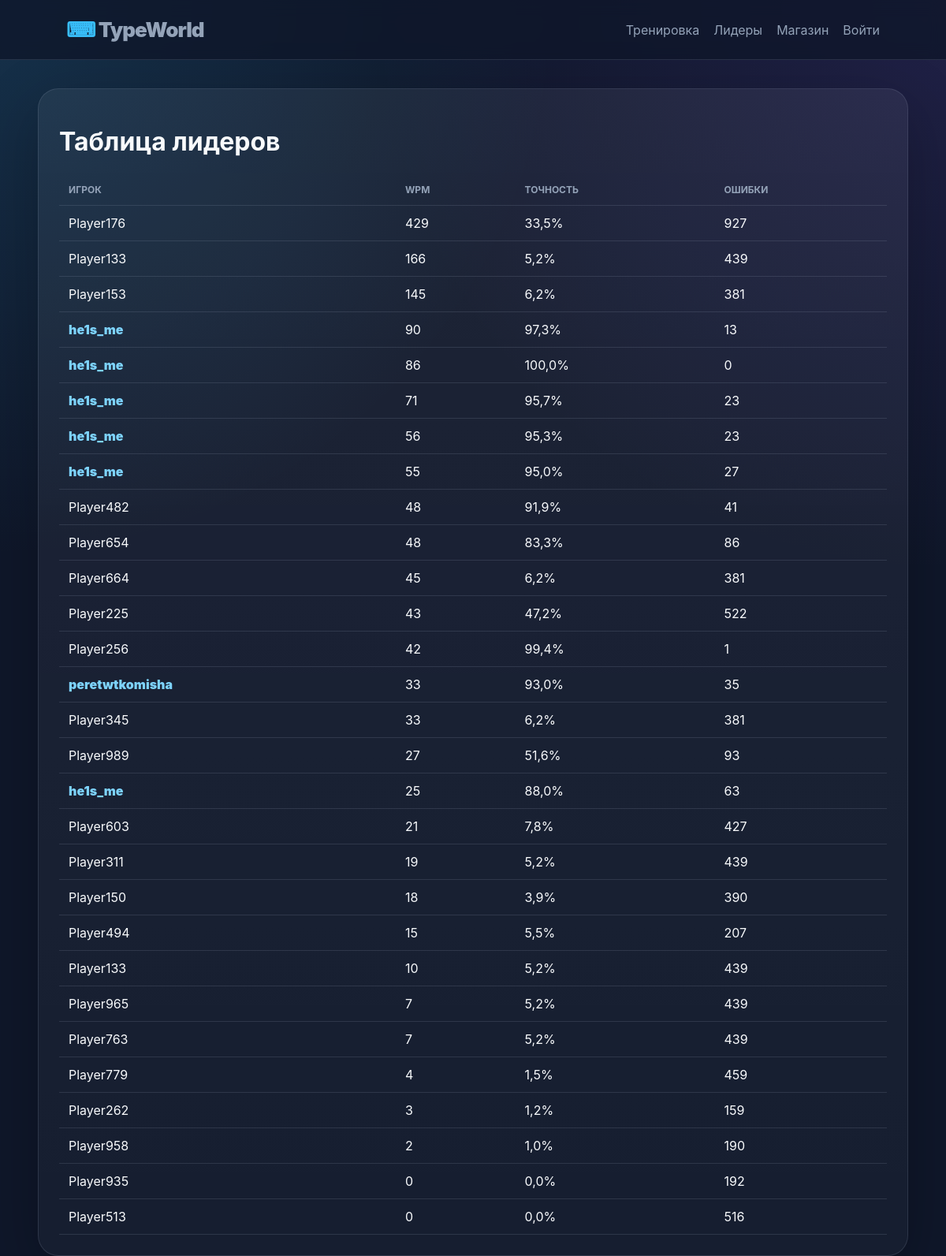
Page /leaderboard/ on the committed database.
### races/models.py (models this page shows, shortened)
class RaceResult(models.Model):
    user = models.ForeignKey(User, on_delete=models.SET_NULL, null=True, blank=True)
    room = models.ForeignKey(RaceRoom, on_delete=models.SET_NULL, null=True, blank=True)
    player_name = models.CharField(max_length=80, default='Игрок')
    wpm = models.PositiveIntegerField(default=0)
    accuracy = models.FloatField(default=0)
    errors = models.PositiveIntegerField(default=0)
    is_win = models.BooleanField(default=False)
    finished_at = models.DateTimeField(default=timezone.now)
    class Meta:
        ordering = ['-wpm', '-accuracy', 'errors']

### races/views.py (the view)
# urls.py: path('leaderboard/', views.leaderboard, name='leaderboard'),
def leaderboard(request):
    results = RaceResult.objects.select_related('room', 'user', 'user__typeworld_profile')[:50]
    return render(request, 'races/leaderboard.html', {'results': results})

### races/context_processors.py (called while the page is built, shortened)
def _has_env_pair(a, b):
    return bool(os.environ.get(a, '').strip() and os.environ.get(b, '').strip())

def typeworld_auth(request):
    google_enabled = _has_env_pair('GOOGLE_CLIENT_ID', 'GOOGLE_CLIENT_SECRET')
    vk_enabled = _has_env_pair('VK_CLIENT_ID', 'VK_CLIENT_SECRET')
    try:
        from allauth.socialaccount.models import SocialApp
        google_enabled = google_enabled or SocialApp.objects.filter(provider='google').exists()
        vk_enabled = vk_enabled or SocialApp.objects.filter(provider='vk').exists()
    except Exception:
        pass
    crystals = 0
    return {
        'google_oauth_enabled': google_enabled,
        'vk_oauth_enabled': vk_enabled,
        'site_url': os.environ.get('TYPEWORLD_PUBLIC_URL', 'http://127.0.0.1:8000').rstrip('/'),
        'typeworld_crystals': crystals,
    }

### races/templates/races/leaderboard.html
{% extends 'races/base.html' %}
{% block content %}
<div class="card">
  <h1>Таблица лидеров</h1>
  {% include 'races/results_table.html' %}
</div>
{% endblock %}

### races/templates/races/results_table.html
<table class="table">
  <thead><tr><th>Игрок</th><th>WPM</th><th>Точность</th><th>Ошибки</th></tr></thead>
  <tbody>
  {% for result in results %}
    <tr><td>{% if result.user_id %}<a class="profile-link" href="{% url 'public_profile' result.user_id %}">{{ result.player_name }}</a>{% else %}{{ result.player_name }}{% endif %}</td><td>{{ result.wpm }}</td><td>{{ result.accuracy|floatformat:1 }}%</td><td>{{ result.errors }}</td></tr>
  {% empty %}
    <tr><td colspan="4">Пока нет результатов</td></tr>
  {% endfor %}
  </tbody>
</table>

### races/static/races/css/style.css (style rules this page uses)
:root { --bg:#0f172a;--panel:#111c33;--card:#16213b;--muted:#94a3b8;--text:#f8fafc;--accent:#38bdf8;--accent2:#8b5cf6;--danger:#fb7185;--ok:#22c55e;--border:rgba(148,163,184,.18) }
* { box-sizing:border-box }
body { margin:0;background:radial-gradient(circle at top left,rgba(56,189,248,.16),transparent 35%),radial-gradient(circle at top right,rgba(139,92,246,.14),transparent 36%),var(--bg);color:var(--text);font-family:Inter,Segoe UI,Arial,sans-serif;min-height:100vh }
.card,.join-card,.auth-card { background:linear-gradient(180deg,rgba(255,255,255,.06),rgba(255,255,255,.03));border:1px solid var(--border);border-radius:26px;padding:26px;box-shadow:0 24px 80px rgba(0,0,0,.24) }
.table { width:100%;border-collapse:collapse }
.table th,.table td { padding:12px;border-bottom:1px solid var(--border);text-align:left }
.table th { color:var(--muted);font-size:12px;text-transform:uppercase }
.profile-link { color:#7dd3fc;text-decoration:none;font-weight:900 }

### rows in the picture
RaceResult: player_name "Player176", wpm "429", accuracy "33,5", errors "927"
RaceResult: player_name "Player133", wpm "166", accuracy "5,2", errors "439"
RaceResult: player_name "Player153", wpm "145", accuracy "6,2", errors "381"
RaceResult: player_name "he1s_me", wpm "90", accuracy "97,3", errors "13"
RaceResult: player_name "he1s_me", wpm "86", accuracy "100,0", errors "0"
RaceResult: player_name "he1s_me", wpm "71", accuracy "95,7", errors "23"
RaceResult: player_name "he1s_me", wpm "56", accuracy "95,3", errors "23"
RaceResult: player_name "he1s_me", wpm "55", accuracy "95,0", errors "27"
RaceResult: player_name "Player482", wpm "48", accuracy "91,9", errors "41"
RaceResult: player_name "Player654", wpm "48", accuracy "83,3", errors "86"
RaceResult: player_name "Player664", wpm "45", accuracy "6,2", errors "381"
RaceResult: player_name "Player225", wpm "43", accuracy "47,2", errors "522"
RaceResult: player_name "Player256", wpm "42", accuracy "99,4", errors "1"
RaceResult: player_name "peretwtkomisha", wpm "33", accuracy "93,0", errors "35"
RaceResult: player_name "Player345", wpm "33", accuracy "6,2", errors "381"
RaceResult: player_name "Player989", wpm "27", accuracy "51,6", errors "93"
RaceResult: player_name "he1s_me", wpm "25", accuracy "88,0", errors "63"
RaceResult: player_name "Player603", wpm "21", accuracy "7,8", errors "427"
RaceResult: player_name "Player311", wpm "19", accuracy "5,2", errors "439"
RaceResult: player_name "Player150", wpm "18", accuracy "3,9", errors "390"
RaceResult: player_name "Player494", wpm "15", accuracy "5,5", errors "207"
RaceResult: player_name "Player133", wpm "10", accuracy "5,2", errors "439"
RaceResult: player_name "Player965", wpm "7", accuracy "5,2", errors "439"
RaceResult: player_name "Player763", wpm "7", accuracy "5,2", errors "439"
RaceResult: player_name "Player779", wpm "4", accuracy "1,5", errors "459"
RaceResult: player_name "Player262", wpm "3", accuracy "1,2", errors "159"
RaceResult: player_name "Player958", wpm "2", accuracy "1,0", errors "190"
RaceResult: player_name "Player935", wpm "0", accuracy "0,0", errors "192"
RaceResult: player_name "Player513", wpm "0", accuracy "0,0", errors "516"
